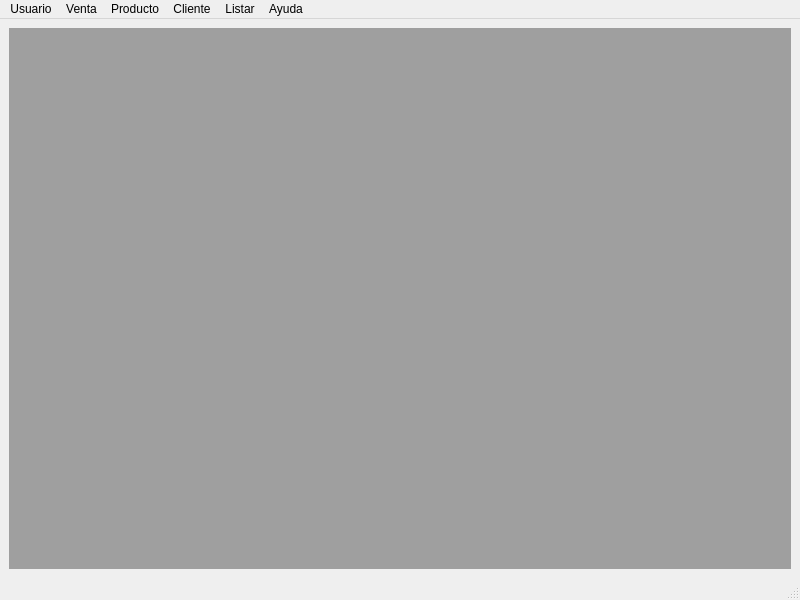
<?xml version="1.0" encoding="UTF-8"?>
<ui version="4.0">
 <class>vtnPrincipal</class>
 <widget class="QMainWindow" name="vtnPrincipal">
  <property name="geometry">
   <rect>
    <x>0</x>
    <y>0</y>
    <width>800</width>
    <height>600</height>
   </rect>
  </property>
  <property name="windowTitle">
   <string>Crisol</string>
  </property>
  <widget class="QWidget" name="centralwidget">
   <layout class="QVBoxLayout" name="verticalLayout">
    <item>
     <widget class="QMdiArea" name="mdiArea"/>
    </item>
   </layout>
  </widget>
  <widget class="QMenuBar" name="menubar">
   <property name="geometry">
    <rect>
     <x>0</x>
     <y>0</y>
     <width>800</width>
     <height>25</height>
    </rect>
   </property>
   <property name="defaultUp">
    <bool>false</bool>
   </property>
   <property name="nativeMenuBar">
    <bool>false</bool>
   </property>
   <widget class="QMenu" name="menuUsuario">
    <property name="title">
     <string>Usuario</string>
    </property>
    <addaction name="actionIngresar"/>
    <addaction name="separator"/>
    <addaction name="actionSalir_2"/>
   </widget>
   <widget class="QMenu" name="menuVenta">
    <property name="title">
     <string>Venta</string>
    </property>
    <addaction name="actionVentaConRemito"/>
    <addaction name="actionRegistrarCobroRemito"/>
    <addaction name="actionModificarRemito"/>
    <addaction name="actionBajaRemito"/>
    <addaction name="separator"/>
    <addaction name="actionVentaContado"/>
    <addaction name="separator"/>
    <addaction name="actionReintegroCliente"/>
    <addaction name="separator"/>
    <addaction name="actionDevolucionDeCliente"/>
   </widget>
   <widget class="QMenu" name="menuProducto">
    <property name="title">
     <string>Producto</string>
    </property>
    <widget class="QMenu" name="menuMedicamento">
     <property name="title">
      <string>Medicamento</string>
     </property>
     <addaction name="actionAltaMedicamento"/>
     <addaction name="separator"/>
     <addaction name="actionBajaMedicamento"/>
     <addaction name="separator"/>
     <addaction name="actionModificarMedicamento"/>
    </widget>
    <widget class="QMenu" name="menuProducto_2">
     <property name="title">
      <string>Producto</string>
     </property>
     <addaction name="actionAltaProducto"/>
     <addaction name="separator"/>
     <addaction name="actionBajaProducto"/>
     <addaction name="separator"/>
     <addaction name="actionModificarProducto"/>
     <addaction name="separator"/>
     <addaction name="actionFraccionarProducto"/>
    </widget>
    <widget class="QMenu" name="menuMonodroga">
     <property name="title">
      <string>Monodroga</string>
     </property>
     <addaction name="actionAltaMonodroga"/>
     <addaction name="separator"/>
     <addaction name="actionBajaMonodroga"/>
     <addaction name="separator"/>
     <addaction name="actionModificarMonodroga"/>
    </widget>
    <widget class="QMenu" name="menuPresentacion">
     <property name="title">
      <string>Presentación</string>
     </property>
     <addaction name="actionAltaPresentacion"/>
     <addaction name="separator"/>
     <addaction name="actionBajaPresentacion"/>
     <addaction name="separator"/>
     <addaction name="actionModificarPresentacion"/>
    </widget>
    <widget class="QMenu" name="menuLote">
     <property name="title">
      <string>Lote</string>
     </property>
     <addaction name="actionAltaLote"/>
     <addaction name="separator"/>
     <addaction name="actionModificarLote"/>
    </widget>
    <addaction name="menuProducto_2"/>
    <addaction name="separator"/>
    <addaction name="menuMedicamento"/>
    <addaction name="separator"/>
    <addaction name="menuMonodroga"/>
    <addaction name="separator"/>
    <addaction name="menuPresentacion"/>
    <addaction name="separator"/>
    <addaction name="menuLote"/>
    <addaction name="separator"/>
    <addaction name="actionAjusteNegativoStock"/>
   </widget>
   <widget class="QMenu" name="menuCliente">
    <property name="title">
     <string>Cliente</string>
    </property>
    <addaction name="actionAltaCliente"/>
    <addaction name="separator"/>
    <addaction name="actionBajaCliente"/>
    <addaction name="separator"/>
    <addaction name="actionModificarCliente"/>
   </widget>
   <widget class="QMenu" name="menuListar">
    <property name="title">
     <string>Listar</string>
    </property>
    <addaction name="actionListar"/>
   </widget>
   <widget class="QMenu" name="menuAyuda">
    <property name="title">
     <string>Ayuda</string>
    </property>
    <addaction name="actionAyuda"/>
    <addaction name="separator"/>
    <addaction name="actionAcercaDe"/>
   </widget>
   <addaction name="menuUsuario"/>
   <addaction name="menuVenta"/>
   <addaction name="menuProducto"/>
   <addaction name="menuCliente"/>
   <addaction name="menuListar"/>
   <addaction name="menuAyuda"/>
  </widget>
  <widget class="QStatusBar" name="statusbar"/>
  <action name="actionIngresar">
   <property name="text">
    <string>Ingresar</string>
   </property>
   <property name="statusTip">
    <string>Ingresar Usuario y Contraseña</string>
   </property>
   <property name="shortcut">
    <string>Ctrl+I</string>
   </property>
  </action>
  <action name="actionSalir">
   <property name="text">
    <string>Salir</string>
   </property>
  </action>
  <action name="actionSalir_2">
   <property name="text">
    <string>Salir</string>
   </property>
   <property name="statusTip">
    <string>Cerrar Aplicación</string>
   </property>
   <property name="shortcut">
    <string>Ctrl+Q</string>
   </property>
  </action>
  <action name="actionVentaConRemito">
   <property name="text">
    <string>Venta con Remito</string>
   </property>
  </action>
  <action name="actionVentaContado">
   <property name="text">
    <string>Venta Contado</string>
   </property>
  </action>
  <action name="actionModificarRemito">
   <property name="text">
    <string>Modificar Remito</string>
   </property>
  </action>
  <action name="actionBajaRemito">
   <property name="text">
    <string>Baja Remito</string>
   </property>
  </action>
  <action name="actionRegistrarCobroRemito">
   <property name="text">
    <string>Registrar Cobro Remito</string>
   </property>
  </action>
  <action name="actionReintegroCliente">
   <property name="text">
    <string>Reintegro Cliente</string>
   </property>
  </action>
  <action name="actionDevolucionDeCliente">
   <property name="text">
    <string>Devolución Cliente</string>
   </property>
  </action>
  <action name="actionBaja_Producto">
   <property name="text">
    <string>Baja Producto</string>
   </property>
  </action>
  <action name="actionModificar_Producto">
   <property name="text">
    <string>Modificar Producto</string>
   </property>
  </action>
  <action name="actionBaja_Medicamento">
   <property name="text">
    <string>Baja Medicamento</string>
   </property>
  </action>
  <action name="actionModificar_Medicamento">
   <property name="text">
    <string>Modificar Medicamento</string>
   </property>
  </action>
  <action name="actionBaja_Monodroga">
   <property name="text">
    <string>Baja Monodroga</string>
   </property>
  </action>
  <action name="actionModificar_Monodroga">
   <property name="text">
    <string>Modificar Monodroga</string>
   </property>
  </action>
  <action name="actionBaja_Presentaci_n">
   <property name="text">
    <string>Baja Presentación</string>
   </property>
  </action>
  <action name="actionAltaProducto">
   <property name="text">
    <string>Alta</string>
   </property>
  </action>
  <action name="actionBajaProducto">
   <property name="text">
    <string>Baja</string>
   </property>
  </action>
  <action name="actionModificarProducto">
   <property name="text">
    <string>Modificar</string>
   </property>
  </action>
  <action name="actionAltaMedicamento">
   <property name="text">
    <string>Alta</string>
   </property>
  </action>
  <action name="actionBajaMedicamento">
   <property name="text">
    <string>Baja</string>
   </property>
  </action>
  <action name="actionModificarMedicamento">
   <property name="text">
    <string>Modificar</string>
   </property>
  </action>
  <action name="actionAltaMonodroga">
   <property name="text">
    <string>Alta</string>
   </property>
  </action>
  <action name="actionBajaMonodroga">
   <property name="text">
    <string>Baja</string>
   </property>
  </action>
  <action name="actionModificarMonodroga">
   <property name="text">
    <string>Modificar</string>
   </property>
  </action>
  <action name="actionAltaPresentacion">
   <property name="text">
    <string>Alta</string>
   </property>
  </action>
  <action name="actionBajaPresentacion">
   <property name="text">
    <string>Baja</string>
   </property>
  </action>
  <action name="actionModificarPresentacion">
   <property name="text">
    <string>Modificar</string>
   </property>
  </action>
  <action name="actionBajaLote">
   <property name="text">
    <string>Baja</string>
   </property>
  </action>
  <action name="actionModificarLote">
   <property name="text">
    <string>Modificar</string>
   </property>
  </action>
  <action name="actionFraccionarProducto">
   <property name="text">
    <string>Fraccionar</string>
   </property>
  </action>
  <action name="actionAltaCliente">
   <property name="text">
    <string>Alta</string>
   </property>
  </action>
  <action name="actionBajaCliente">
   <property name="text">
    <string>Baja</string>
   </property>
  </action>
  <action name="actionModificarCliente">
   <property name="text">
    <string>Modificar</string>
   </property>
  </action>
  <action name="actionAjusteNegativoStock">
   <property name="text">
    <string>Ajuste Negativo Stock</string>
   </property>
  </action>
  <action name="actionListar">
   <property name="text">
    <string>Generar Listado</string>
   </property>
  </action>
  <action name="actionAyuda">
   <property name="text">
    <string>Ayuda</string>
   </property>
  </action>
  <action name="actionAcercaDe">
   <property name="text">
    <string>Acerca de ...</string>
   </property>
  </action>
  <action name="actionAltaLote">
   <property name="text">
    <string>Alta</string>
   </property>
  </action>
 </widget>
 <resources/>
 <connections/>
 <slots>
  <slot>displayAbout()</slot>
 </slots>
</ui>
